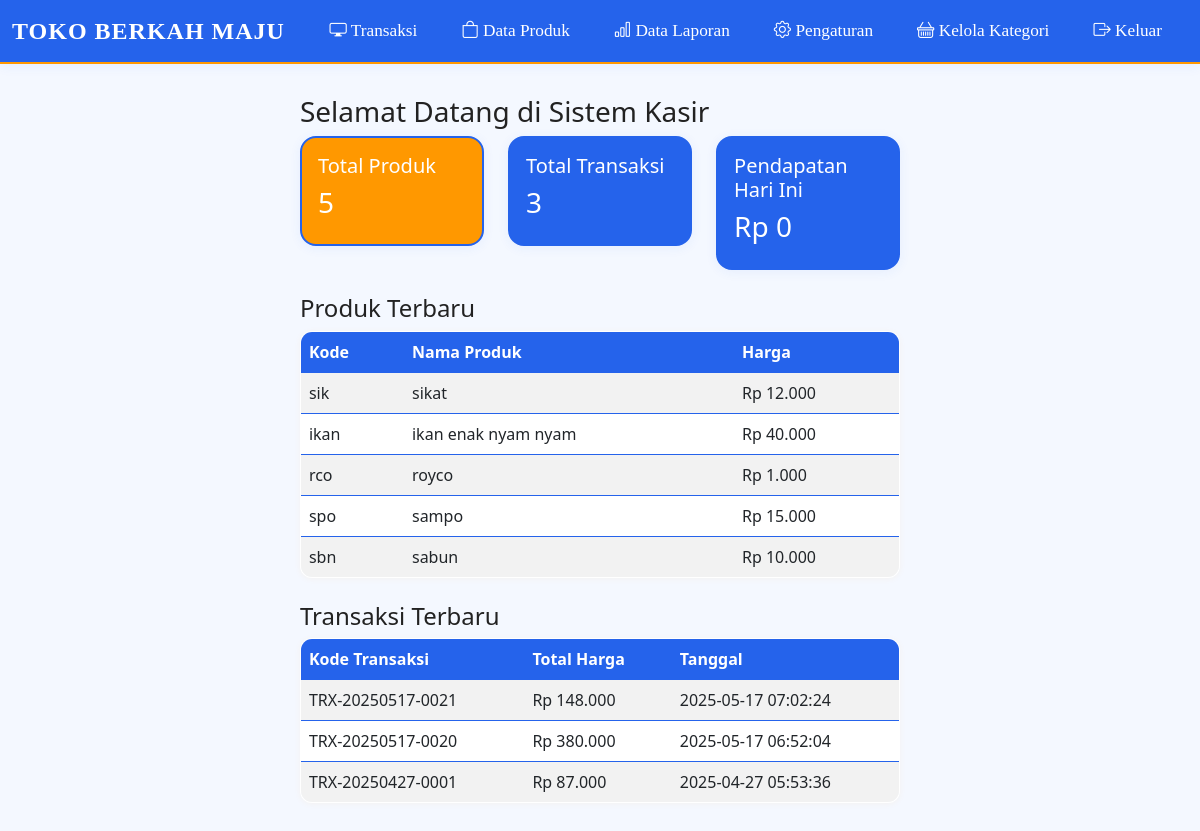
Page /dashboard.php (signed in) on the committed database.
### tables this page shows
CREATE TABLE `produk` (
  `id` int(11) NOT NULL,
  `kode_produk` varchar(50) NOT NULL,
  `nama_produk` varchar(100) NOT NULL,
  `harga` int(11) NOT NULL,
  `stok` int(11) NOT NULL,
  `gambar` varchar(255) DEFAULT NULL,
  `kategori_id` int(11) DEFAULT NULL
);

CREATE TABLE `transaksi` (
  `id` int(11) NOT NULL,
  `kode_transaksi` varchar(20) NOT NULL,
  `nama_pelanggan` varchar(100) NOT NULL,
  `total_harga` int(11) NOT NULL,
  `tanggal` timestamp NOT NULL DEFAULT current_timestamp(),
  `id_pelanggan` int(11) DEFAULT NULL,
  `id_operator` int(11) DEFAULT NULL
);

### dashboard.php (the view, shortened to what this page needs)
<?php
include 'init.php';
?>
<!DOCTYPE html>
<html lang="id">
<head>
    <link rel="stylesheet" href="https://cdn.jsdelivr.net/npm/bootstrap@5.3.0/dist/css/bootstrap.min.css">
    <link rel="stylesheet" href="custom_style.php">
    <link rel="stylesheet" href="assets/style.css">
</head>
<body class="with-navbar-padding">
<?php include 'navbar.php'; ?>
<div class="main-content">
    <div class="container mt-4">
        <h3>Selamat Datang di Sistem Kasir</h3>
        <div class="row">
            <div class="col-md-4">
                <div class="card bg-warning text-white">
                    <div class="card-body">
                        <h5>Total Produk</h5>
                        <?php
                            $result = mysqli_query($koneksi, "SELECT COUNT(*) AS total FROM produk");
                            $data = mysqli_fetch_assoc($result);
                            echo "<h3>" . ($data['total'] ?? 0) . "</h3>";
                        ?>
                    </div>
                </div>
            </div>
            <div class="col-md-4">
                <div class="card bg-success text-white">
                    <div class="card-body">
                        <h5>Total Transaksi</h5>
                        <?php
                            $result = mysqli_query($koneksi, "SELECT COUNT(*) AS total FROM transaksi");
                            $data = mysqli_fetch_assoc($result);
                            echo "<h3>" . ($data['total'] ?? 0) . "</h3>";
                        ?>
                    </div>
                </div>
            </div>
            <div class="col-md-4">
                <div class="card bg-primary text-white">
                    <div class="card-body">
                        <h5>Pendapatan Hari Ini</h5>
                        <?php
                            $result = mysqli_query($koneksi, "SELECT SUM(total_harga) AS total FROM transaksi WHERE DATE(tanggal) = CURDATE()");
                            $data = mysqli_fetch_assoc($result);
                            $total_pendapatan = $data['total'] ?? 0;
                            echo "<h3>Rp " . number_format($total_pendapatan, 0, ',', '.') . "</h3>";
                        ?>
                    </div>
                </div>
            </div>
        </div>
        <div class="mt-4">
            <h4>Produk Terbaru</h4>
            <table class="table table-striped">
                <thead>
                    <tr>
                        <th>Kode</th>
                        <th>Nama Produk</th>
                        <th>Harga</th>
                    </tr>
                </thead>
                <tbody>
                    <?php
                    $result = mysqli_query($koneksi, "SELECT * FROM produk ORDER BY id DESC LIMIT 5");
                    if(mysqli_num_rows($result) > 0) {
                        while ($row = mysqli_fetch_assoc($result)) {
                            echo "<tr>
                                    <td>{$row['kode_produk']}</td>
                                    <td>{$row['nama_produk']}</td>
                                    <td>Rp " . number_format($row['harga'], 0, ',', '.') . "</td>
                                  </tr>";
                        }
                    } else {
                        echo "<tr><td colspan='3' class='text-center'>Tidak ada produk terbaru.</td></tr>";
                    }
                    ?>
                </tbody>
            </table>
        </div>
        <div class="mt-4">
            <h4>Transaksi Terbaru</h4>
            <table class="table table-striped">
                <thead>
                    <tr>
                        <th>Kode Transaksi</th>
                        <th>Total Harga</th>
                        <th>Tanggal</th>
                    </tr>
                </thead>
                <tbody>
                    <?php
                    $result = mysqli_query($koneksi, "SELECT * FROM transaksi ORDER BY id DESC LIMIT 5");
                    if(mysqli_num_rows($result) > 0) {
                        while ($row = mysqli_fetch_assoc($result)) {
                            echo "<tr>
                                    <td>{$row['kode_transaksi']}</td>
                                    <td>Rp " . number_format($row['total_harga'], 0, ',', '.') . "</td>
                                    <td>{$row['tanggal']}</td>
                                  </tr>";
                        }
                    } else {
                        echo "<tr><td colspan='3' class='text-center'>Tidak ada transaksi terbaru.</td></tr>";
                    }
                    ?>
                </tbody>
            </table>
        </div>
    </div>
</div>
</body>
</html>

### style.css (style rules this page uses)
:root { --primary-color: #2563eb; --accent-color: #ff9800; --bg-color: #f4f8ff; --btn-color: #2563eb; --table-color: #2563eb; --main-font: 'Segoe UI', Arial, sans-serif; --font-color: #222; }
body { background: var(--bg-color) !important; font-family: var(--main-font) !important; color: var(--font-color) !important; display: flex; justify-content: center; align-items: center; height: 100vh; }
.card { border-radius: 16px !important; box-shadow: 0 2px 12px rgba(37,99,235,0.07); border: 2px solid var(--primary-color); font-family: var(--main-font) !important; }
.card.bg-warning { background: var(--accent-color) !important; color: #fff !important; }
.card.bg-success { background: var(--primary-color) !important; color: #fff !important; }
.card.bg-primary { background: var(--primary-color) !important; color: #fff !important; }
.table { border-radius: 12px; overflow: hidden; background: #fff; box-shadow: 0 1px 6px rgba(255,152,0,0.06); border: 1.5px solid var(--primary-color); font-family: var(--main-font) !important; }
.table thead th, .table thead td { background: var(--table-color) !important; color: #fff !important; }
.table-striped > tbody > tr:nth-of-type(odd) { background-color: #f3f8ff; }
.main-content { margin-top: 30px; margin-bottom: 30px; padding: 24px 0; font-family: var(--main-font) !important; }
.with-navbar-padding { padding-top: 90px !important; }

### navbar.php (style rules this page uses)
body { padding-top: 70px; }

### rows in the picture
produk: kode_produk "sik", nama_produk "sikat", harga "12.000"
produk: kode_produk "ikan", nama_produk "ikan enak nyam nyam", harga "40.000"
produk: kode_produk "rco", nama_produk "royco", harga "1.000"
produk: kode_produk "spo", nama_produk "sampo", harga "15.000"
produk: kode_produk "sbn", nama_produk "sabun", harga "10.000"
transaksi: kode_transaksi "TRX-20250517-0021", total_harga "148.000", tanggal "2025-05-17 07:02:24"
transaksi: kode_transaksi "TRX-20250517-0020", total_harga "380.000", tanggal "2025-05-17 06:52:04"
transaksi: kode_transaksi "TRX-20250427-0001", total_harga "87.000", tanggal "2025-04-27 05:53:36"

### other values in the picture
$data['total'] "5"
$data['total'] "3"
$total_pendapatan "0"
